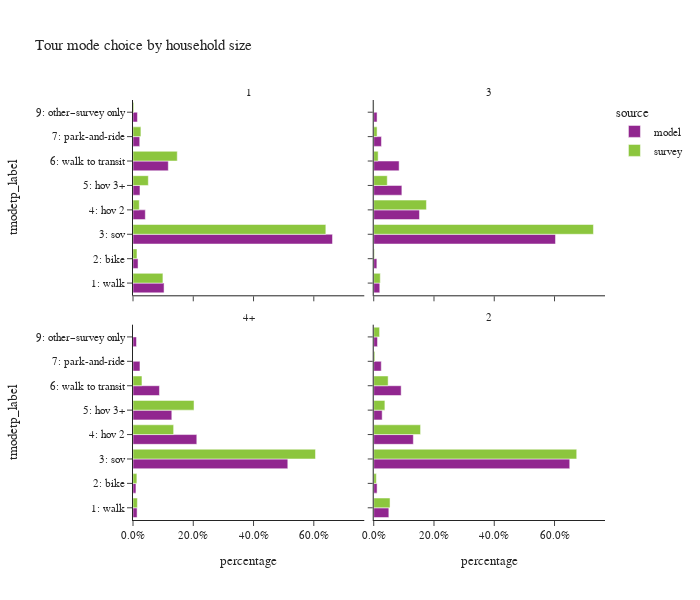

Notebook code for this chart:
### Code cell
plot_mode_choice(wk_tour,"hhsize_4+","household size",2,600)

### Figure 1 — Plotly figure (JSON) as saved in the notebook; plotly's stock layout.template omitted (floating-point values rounded to 4 significant figures)
{"data": [{"alignmentgroup": "True", "customdata": [[20850.0], [3391.0], [133900.0], [8270.0], [4680.0], [23700.0], [4510.0], [2980.0]], "hovertemplate": "source=model<br>hhsize_4+=1<br>percentage=%{x}<br>tmodetp_label=%{y}<br>toexpfac=%{customdata[0]}<extra></extra>", "legendgroup": "model", "marker": {"color": "#91268F", "pattern": {"shape": ""}}, "name": "model", "offsetgroup": "model", "orientation": "h", "showlegend": true, "textposition": "auto", "type": "bar", "x": [0.1031, 0.01676, 0.662, 0.04087, 0.02313, 0.1171, 0.02229, 0.01473], "xaxis": "x3", "y": ["1: walk", "2: bike", "3: sov", "4: hov 2", "5: hov 3+", "6: walk to transit", "7: park-and-ride", "9: other–survey only"], "yaxis": "y3"}, {"alignmentgroup": "True", "customdata": [[6015.0], [3116.0], [180300.0], [45390.0], [27920.0], [25190.0], [7657.0], [3325.0]], "hovertemplate": "source=model<br>hhsize_4+=3<br>percentage=%{x}<br>tmodetp_label=%{y}<br>toexpfac=%{customdata[0]}<extra></extra>", "legendgroup": "model", "marker": {"color": "#91268F", "pattern": {"shape": ""}}, "name": "model", "offsetgroup": "model", "orientation": "h", "showlegend": false, "textposition": "auto", "type": "bar", "x": [0.02012, 0.01042, 0.6032, 0.1519, 0.0934, 0.08426, 0.02562, 0.01112], "xaxis": "x4", "y": ["1: walk", "2: bike", "3: sov", "4: hov 2", "5: hov 3+", "6: walk to transit", "7: park-and-ride", "9: other–survey only"], "yaxis": "y4"}, {"alignmentgroup": "True", "customdata": [[6961.0], [5022.0], [263400.0], [108600.0], [66040.0], [45010.0], [11850.0], [5944.0]], "hovertemplate": "source=model<br>hhsize_4+=4+<br>percentage=%{x}<br>tmodetp_label=%{y}<br>toexpfac=%{customdata[0]}<extra></extra>", "legendgroup": "model", "marker": {"color": "#91268F", "pattern": {"shape": ""}}, "name": "model", "offsetgroup": "model", "orientation": "h", "showlegend": false, "textposition": "auto", "type": "bar", "x": [0.01357, 0.009793, 0.5137, 0.2117, 0.1288, 0.08777, 0.0231, 0.01159], "xaxis": "x", "y": ["1: walk", "2: bike", "3: sov", "4: hov 2", "5: hov 3+", "6: walk to transit", "7: park-and-ride", "9: other–survey only"], "yaxis": "y"}, {"alignmentgroup": "True", "customdata": [[24440.0], [5446.0], [316800.0], [64020.0], [13660.0], [44360.0], [12220.0], [6108.0]], "hovertemplate": "source=model<br>hhsize_4+=2<br>percentage=%{x}<br>tmodetp_label=%{y}<br>toexpfac=%{customdata[0]}<extra></extra>", "legendgroup": "model", "marker": {"color": "#91268F", "pattern": {"shape": ""}}, "name": "model", "offsetgroup": "model", "orientation": "h", "showlegend": false, "textposition": "auto", "type": "bar", "x": [0.05017, 0.01118, 0.6505, 0.1314, 0.02805, 0.09107, 0.02508, 0.01254], "xaxis": "x2", "y": ["1: walk", "2: bike", "3: sov", "4: hov 2", "5: hov 3+", "6: walk to transit", "7: park-and-ride", "9: other–survey only"], "yaxis": "y2"}, {"alignmentgroup": "True", "customdata": [[10930.0], [1454.0], [70430.0], [2292.0], [5596.0], [16160.0], [2890.0], [307.0]], "hovertemplate": "source=survey<br>hhsize_4+=1<br>percentage=%{x}<br>tmodetp_label=%{y}<br>toexpfac=%{customdata[0]}<extra></extra>", "legendgroup": "survey", "marker": {"color": "#8CC63E", "pattern": {"shape": ""}}, "name": "survey", "offsetgroup": "survey", "orientation": "h", "showlegend": true, "textposition": "auto", "type": "bar", "x": [0.09929, 0.01321, 0.6399, 0.02082, 0.05085, 0.1469, 0.02626, 0.00279], "xaxis": "x3", "y": ["1: walk", "2: bike", "3: sov", "4: hov 2", "5: hov 3+", "6: walk to transit", "7: park-and-ride", "9: other–survey only"], "yaxis": "y3"}, {"alignmentgroup": "True", "customdata": [[3327.0], [363.4], [111500.0], [26750.0], [6868.0], [2248.0], [1704.0], [165.5]], "hovertemplate": "source=survey<br>hhsize_4+=3<br>percentage=%{x}<br>tmodetp_label=%{y}<br>toexpfac=%{customdata[0]}<extra></extra>", "legendgroup": "survey", "marker": {"color": "#8CC63E", "pattern": {"shape": ""}}, "name": "survey", "offsetgroup": "survey", "orientation": "h", "showlegend": false, "textposition": "auto", "type": "bar", "x": [0.02176, 0.002377, 0.7291, 0.1749, 0.04492, 0.0147, 0.01114, 0.001082], "xaxis": "x4", "y": ["1: walk", "2: bike", "3: sov", "4: hov 2", "5: hov 3+", "6: walk to transit", "7: park-and-ride", "9: other–survey only"], "yaxis": "y4"}, {"alignmentgroup": "True", "customdata": [[7630.0], [6767.0], [318100.0], [70830.0], [106400.0], [15620.0]], "hovertemplate": "source=survey<br>hhsize_4+=4+<br>percentage=%{x}<br>tmodetp_label=%{y}<br>toexpfac=%{customdata[0]}<extra></extra>", "legendgroup": "survey", "marker": {"color": "#8CC63E", "pattern": {"shape": ""}}, "name": "survey", "offsetgroup": "survey", "orientation": "h", "showlegend": false, "textposition": "auto", "type": "bar", "x": [0.01452, 0.01288, 0.6056, 0.1348, 0.2025, 0.02973], "xaxis": "x", "y": ["1: walk", "2: bike", "3: sov", "4: hov 2", "5: hov 3+", "6: walk to transit"], "yaxis": "y"}, {"alignmentgroup": "True", "customdata": [[18790.0], [3019.0], [233700.0], [53950.0], [12860.0], [16600.0], [1298.0], [6734.0]], "hovertemplate": "source=survey<br>hhsize_4+=2<br>percentage=%{x}<br>tmodetp_label=%{y}<br>toexpfac=%{customdata[0]}<extra></extra>", "legendgroup": "survey", "marker": {"color": "#8CC63E", "pattern": {"shape": ""}}, "name": "survey", "offsetgroup": "survey", "orientation": "h", "showlegend": false, "textposition": "auto", "type": "bar", "x": [0.05416, 0.008702, 0.6736, 0.1555, 0.03706, 0.04783, 0.003741, 0.01941], "xaxis": "x2", "y": ["1: walk", "2: bike", "3: sov", "4: hov 2", "5: hov 3+", "6: walk to transit", "7: park-and-ride", "9: other–survey only"], "yaxis": "y2"}], "layout": {"annotations": [{"font": {}, "showarrow": false, "text": "4+", "x": 0.245, "xanchor": "center", "xref": "paper", "y": 0.465, "yanchor": "bottom", "yref": "paper"}, {"font": {}, "showarrow": false, "text": "2", "x": 0.755, "xanchor": "center", "xref": "paper", "y": 0.465, "yanchor": "bottom", "yref": "paper"}, {"font": {}, "showarrow": false, "text": "1", "x": 0.245, "xanchor": "center", "xref": "paper", "y": 1.0, "yanchor": "bottom", "yref": "paper"}, {"font": {}, "showarrow": false, "text": "3", "x": 0.755, "xanchor": "center", "xref": "paper", "y": 1.0, "yanchor": "bottom", "yref": "paper"}], "barmode": "group", "height": 600, "legend": {"title": {"text": "source"}, "tracegroupgap": 0}, "title": {"text": "Tour mode choice by household size"}, "width": 700, "xaxis": {"anchor": "y", "domain": [0.0, 0.49], "tickformat": ".1%", "title": {"text": "percentage"}}, "xaxis2": {"anchor": "y2", "domain": [0.51, 1.0], "matches": "x", "tickformat": ".1%", "title": {"text": "percentage"}}, "xaxis3": {"anchor": "y3", "domain": [0.0, 0.49], "matches": "x", "showticklabels": false, "tickformat": ".1%"}, "xaxis4": {"anchor": "y4", "domain": [0.51, 1.0], "matches": "x", "showticklabels": false, "tickformat": ".1%"}, "yaxis": {"anchor": "x", "domain": [0.0, 0.465], "title": {"text": "tmodetp_label"}}, "yaxis2": {"anchor": "x2", "domain": [0.0, 0.465], "matches": "y", "showticklabels": false}, "yaxis3": {"anchor": "x3", "domain": [0.535, 1.0], "matches": "y", "title": {"text": "tmodetp_label"}}, "yaxis4": {"anchor": "x4", "domain": [0.535, 1.0], "matches": "y", "showticklabels": false}}}
